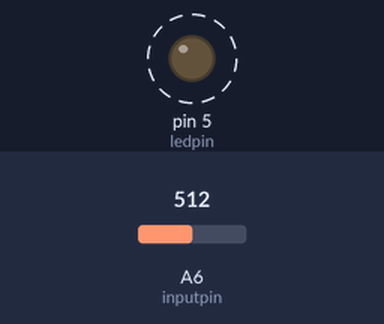
Recording of a sketch running on a simulated Arduino Nano, built with avr-gcc and run on an emulated ATmega328P. On the bench: output pins drawn as LEDs (lit = HIGH). Dashed ring = blinking. The test bench sets the inputs (shaded band); at power-on: A6 (inputpin) = 512.

Above: at 1.8 s.
1.9 s: A6 (inputpin) set to 0
At 2.8 s:
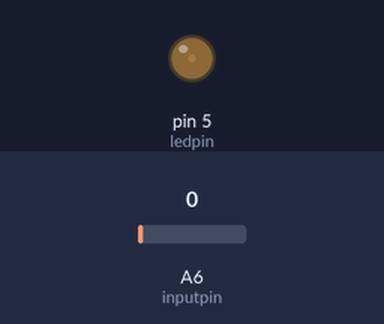
3.6 s: A6 (inputpin) set to 122
At 3.9 s:
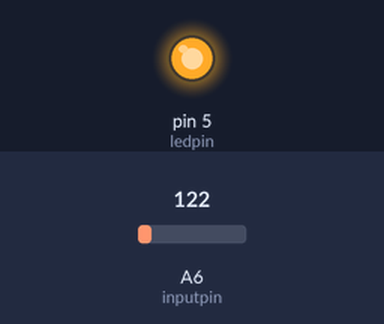
Timing chart, 0 to 13.1 s (numbered marks = the images above; inputs shaded):
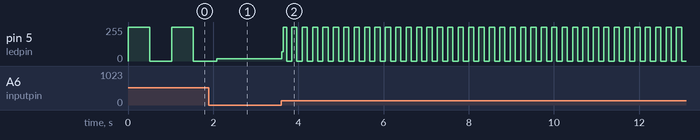

Measured:
- after the input at 3.6 s, pin 5 (ledpin): 18/255 → 70/255 at once, then moves between 0/255 and 255/255, repeating every 0.24 s
- by itself, pin 5 (ledpin): alternates 255/255 for 0.51 s and 0/255 for 0.51 s

The sketch:

sketch_jan26a.ino
```cpp
int ledpin = 5;
int second = 1000;
int inputpin = A6;
int outputpin = 3;


void setup() {
  // put your setup code here, to run once:
  pinMode(ledpin, OUTPUT);
}

void loop() {
  //read value
  second = analogRead(inputpin);


  // put your main code here, to run repeatedly:
  digitalWrite(ledpin, HIGH);
  delay(second);
  digitalWrite(ledpin, LOW);
  delay(second);

}
```
